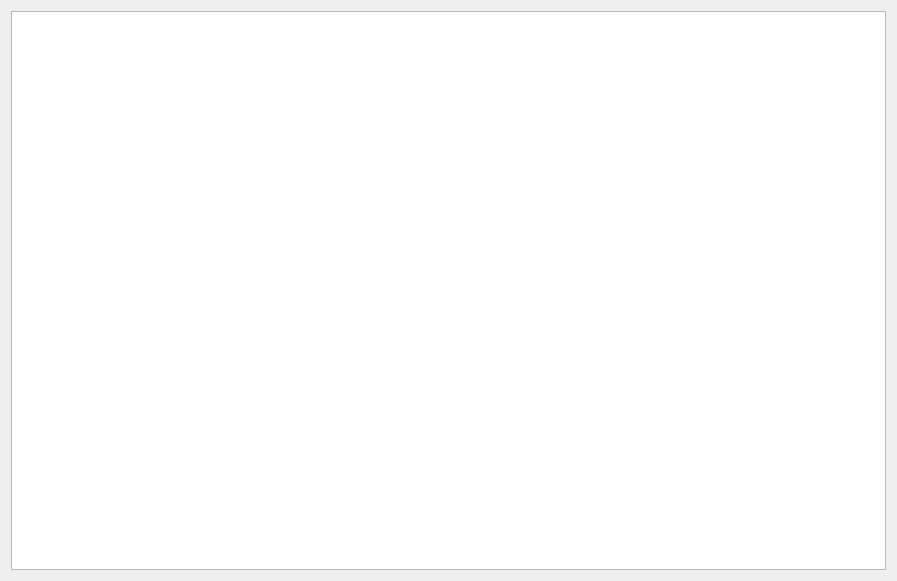
<?xml version="1.0" encoding="UTF-8"?>
<ui version="4.0">
 <class>GraphicsPage</class>
 <widget class="QWidget" name="GraphicsPage">
  <property name="geometry">
   <rect>
    <x>0</x>
    <y>0</y>
    <width>897</width>
    <height>581</height>
   </rect>
  </property>
  <property name="windowTitle">
   <string>Form</string>
  </property>
  <layout class="QHBoxLayout" name="horizontalLayout">
   <item>
    <widget class="QGraphicsView" name="graphicsView"/>
   </item>
  </layout>
 </widget>
 <resources/>
 <connections/>
</ui>
